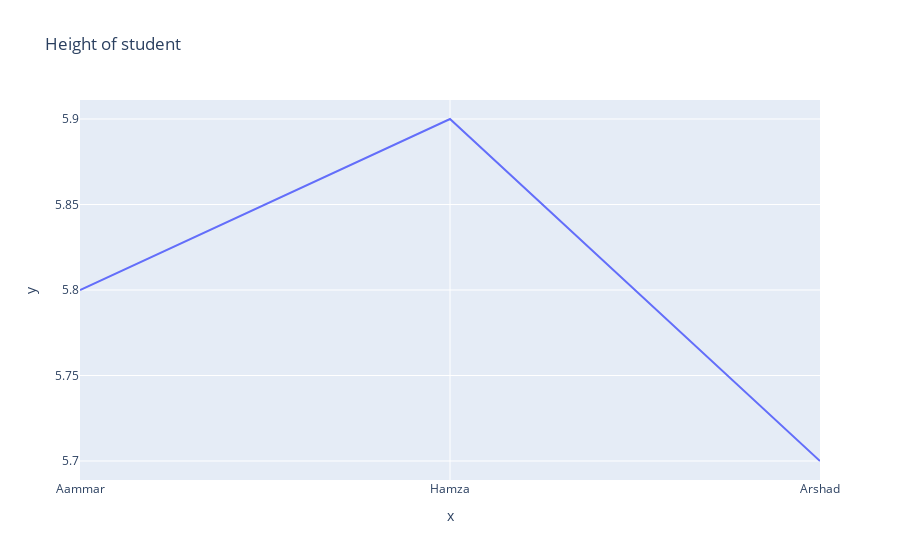

Notebook code for this chart:
### Code cell
names =['Aammar', "Hamza", "Arshad"]
heights=[5.8, 5.9, 5.7]

# create a dataframe
# crate a plot (line chart)
px.line(x=names, y=heights, title="Height of student")

### Figure 1 — Plotly figure (JSON) as saved in the notebook; plotly's stock layout.template omitted (floating-point values rounded to 4 significant figures)
{"data": [{"hovertemplate": "x=%{x}<br>y=%{y}<extra></extra>", "legendgroup": "", "line": {"color": "#636efa", "dash": "solid"}, "marker": {"symbol": "circle"}, "mode": "lines", "name": "", "orientation": "v", "showlegend": false, "type": "scatter", "x": ["Aammar", "Hamza", "Arshad"], "xaxis": "x", "y": [5.8, 5.9, 5.7], "yaxis": "y"}], "layout": {"legend": {"tracegroupgap": 0}, "title": {"text": "Height of student"}, "xaxis": {"anchor": "y", "domain": [0, 1], "title": {"text": "x"}}, "yaxis": {"anchor": "x", "domain": [0, 1], "title": {"text": "y"}}}}
